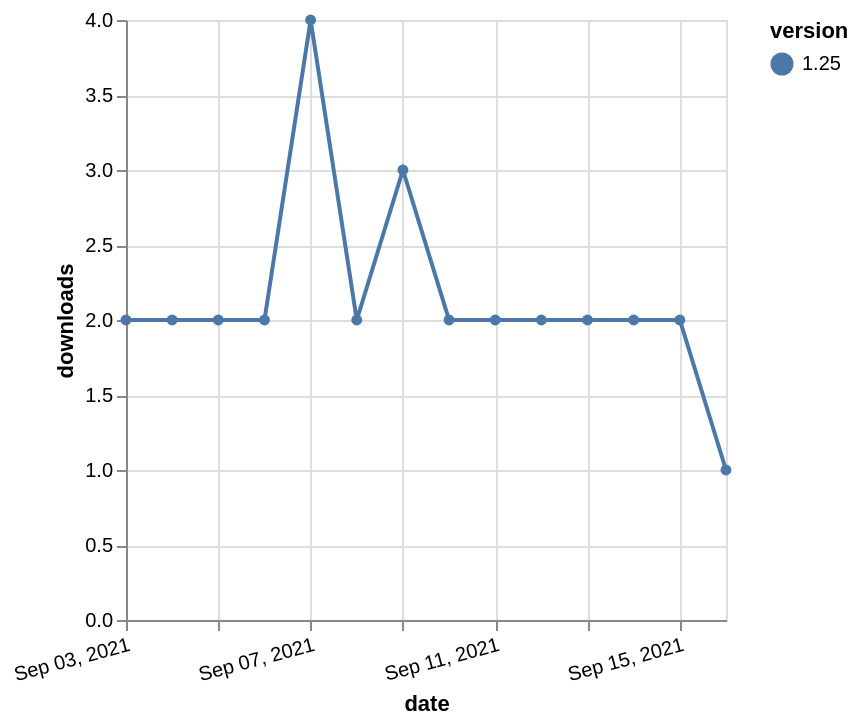

This figure's Vega-Lite source:
### Vega-Lite specification from a JSON file in a GitHub repository (floating-point values rounded to 4 significant figures)
{"$schema": "https://vega.github.io/schema/vega-lite/v5.json", "description": "A simple bar chart with embedded data.", "data": {"values": [{"date": "2021-09-03", "total": 2125, "delta": 2, "version": "1.25"}, {"date": "2021-09-04", "total": 2127, "delta": 2, "version": "1.25"}, {"date": "2021-09-05", "total": 2129, "delta": 2, "version": "1.25"}, {"date": "2021-09-06", "total": 2131, "delta": 2, "version": "1.25"}, {"date": "2021-09-07", "total": 2135, "delta": 4, "version": "1.25"}, {"date": "2021-09-08", "total": 2137, "delta": 2, "version": "1.25"}, {"date": "2021-09-09", "total": 2140, "delta": 3, "version": "1.25"}, {"date": "2021-09-10", "total": 2142, "delta": 2, "version": "1.25"}, {"date": "2021-09-11", "total": 2144, "delta": 2, "version": "1.25"}, {"date": "2021-09-12", "total": 2146, "delta": 2, "version": "1.25"}, {"date": "2021-09-13", "total": 2148, "delta": 2, "version": "1.25"}, {"date": "2021-09-14", "total": 2150, "delta": 2, "version": "1.25"}, {"date": "2021-09-15", "total": 2152, "delta": 2, "version": "1.25"}, {"date": "2021-09-16", "total": 2153, "delta": 1, "version": "1.25"}]}, "width": "container", "mark": {"type": "line", "point": {"filled": true}}, "encoding": {"x": {"field": "date", "type": "temporal", "timeUnit": "yearmonthdate", "title": "date", "axis": {"labelAngle": -15}}, "y": {"field": "delta", "type": "quantitative", "title": "downloads"}, "color": {"field": "version", "type": "nominal"}, "tooltip": {"field": "delta"}}}
